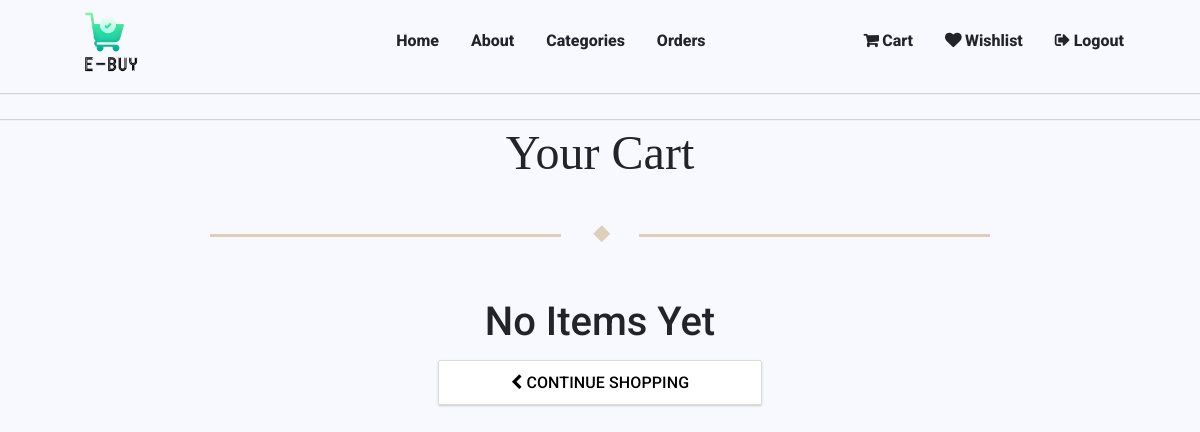
/products/cart/ (signed in), run on an earlier commit of the app's database.
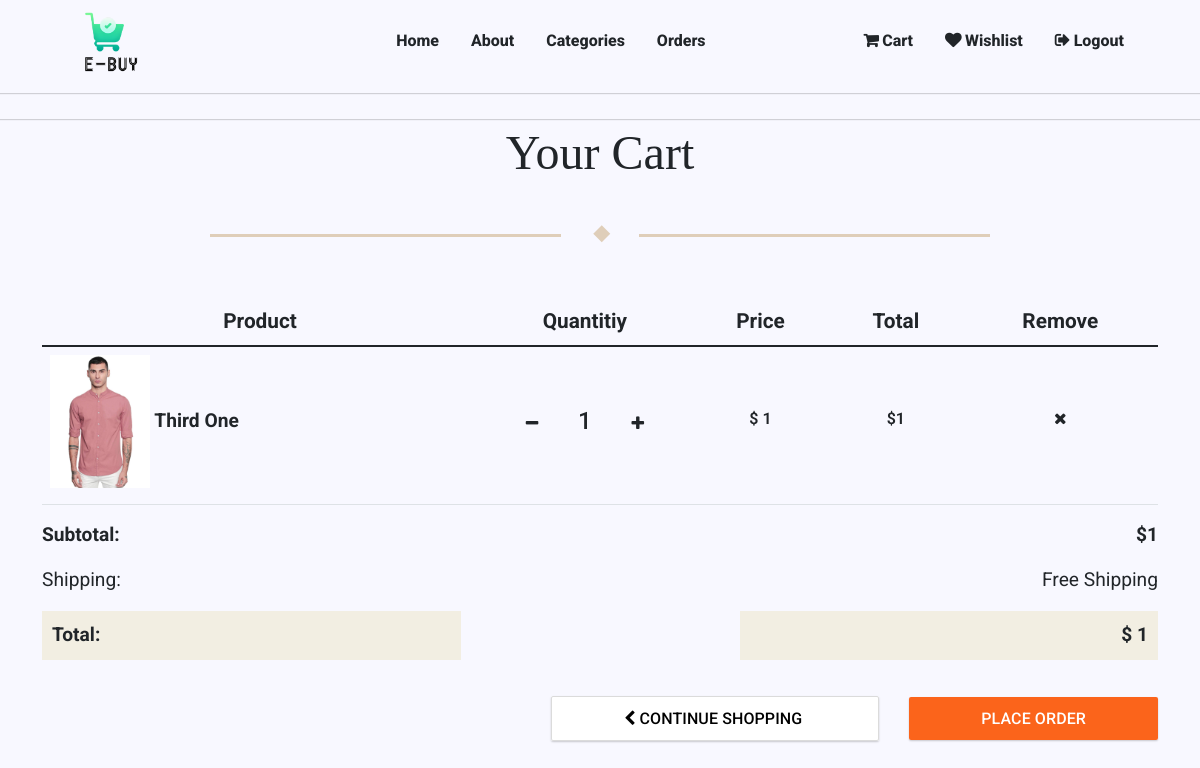
And on a later commit of the database.
### product/models.py (models this page shows, shortened)
class ProductOrder(models.Model):
    user=models.ForeignKey(UserProfile,on_delete=models.CASCADE)
    product=models.ForeignKey(Product,on_delete=models.CASCADE)
    quantity=models.IntegerField(default=1)
    ordered=models.BooleanField(default=False)
    class Meta:
        verbose_name = 'Ordered Product'
        verbose_name_plural='Ordered Products'
    @property
    def total(self):
        return self.product.price * self.quantity

class Product(models.Model):
    class StatusChoices(models.TextChoices):
        AVAILABLE="SA",_("Stock Available")
        OUTOFSTOCK="NSA",_("No Stock Available")
    id = models.UUIDField(primary_key=True, default=uuid.uuid4, editable=False)
    title=models.CharField(max_length=256)
    slug=models.SlugField(blank=True,null=True)
    description=models.TextField()
    image=models.ImageField(blank=True,null=True)
    status=models.CharField(max_length=3,choices=StatusChoices.choices,default=StatusChoices.AVAILABLE)
    published_date=models.DateTimeField(auto_now_add=True)
    price=models.IntegerField(default=0)
    wishlist_users=models.ManyToManyField(UserProfile,related_name="wishlist_products",blank=True)
    category=models.ForeignKey('Category',on_delete=models.SET_NULL,null=True)
    delivery_days=models.IntegerField(default=7)

### product/views.py (the view)
# urls.py: path('products/cart/',CartListView.as_view(),name='cart'),
class CartListView(LoginRequiredMixin,ListView):
    model=ProductOrder
    template_name='product/cart.html'
    context_object_name='cart_products'
    def get_context_data(self, **kwargs):
        data=super().get_context_data(**kwargs)
        cart_total=0
        total_items=0
        for item in data['cart_products']:
            cart_total+=item.total
            total_items+=1;
        data['cart_total']=cart_total
        data['total_items']=total_items
        return data
    def get_queryset(self):
        return ProductOrder.objects.filter(user=self.request.user,ordered=False)

### templates/product/cart.html (shortened to what this page needs)
{% extends "base.html" %}
{% load static %}
{% block head %}
    <link rel="stylesheet" href={% static 'css/product/cart.css' %}>
{% endblock %}
{% block content %}
    <section class="page-heading">
        <h1 class="page-title">Your Cart</h1>
        <div class="page-title-underline"></div>
    </section>
    {% if total_items == 0 %}
        <div class="no-items container text-center">
            <h1 class="my-4" style="font-family: 'Roboto';font-size: 2.5rem;">
                No Items Yet
            </h1>
            <a class="back-to-home" href={% url 'home' %}>
                <i class="fa fa-chevron-left" aria-hidden="true"></i>
                continue shopping
        </div>
    {% else %}
        <section class="container cart">
            <table class="table table-hover">
                <thead>
                    <tr>
                        <th scope="col">Product</th>
                        <th scope="col">Quantitiy</th>
                        <th scope="col">Price</th>
                        <th scope="col">Total</th>
                        <th scope="col">Remove</th>
                    </tr>
                </thead>
                <tbody>
                    {% for product in cart_products %}
                        <tr id=row_{{product.id}} class="cart-row">
                            <th scope="row">
                                <img class="cart-product-image" src={% static 'images/sample_product.jpg' %} alt="">
                                <a href={% url 'detail' product.product.slug %} class="cart-product-title">{{product.product.title}}</a>
                            </th>
                            <td class="quantity-add-minus">
                                <a href="" hx-patch={% url 'decrease_quantity' product.id %} hx-target=#quantity_{{product.id}} hx-headers='{"X-CSRFToken":"{{ csrf_token }}"}'>
                                    <i class="fa fa-minus" aria-hidden="true"></i>
                                </a>
                                <h4 id=quantity_{{product.id}}>{{product.quantity}}</h4>
                                <a href="" hx-patch={% url 'increase_quantity' product.id %} hx-target=#quantity_{{product.id}} hx-headers='{"X-CSRFToken": "{{ csrf_token }}"}'>
                                    <i class="fa fa-plus" aria-hidden="true"></i>
                                </a>
                            </td>
                            <td>$ {{product.product.price}}</td>
                            <td>${{product.total}}</td>
                            <td>
                                <a href="" hx-delete={% url 'remove_from_cart' product.product.id %} hx-target=#row_{{product.id}}
                                    hx-headers='{"X-CSRFToken": "{{ csrf_token }}"}'>
                                    <i class="fa fa-times" aria-hidden="true"></i>
                                </a>
                            </td>
                        </tr>
                    {% endfor %}
                </tbody>
            </table>
        </section>
        <section class="cart-details container">
            <div class="captions">
                <p>
                    <strong>Subtotal:</strong>
                </p>
                <p>Shipping:</p>
                <p class="golden">Total:</p>
            </div>
            <div class="values">
                <p>
                    <strong>${{ cart_total }}</strong>
                </p>
                <p>Free Shipping</p>
                <p class="golden">$ {{cart_total}}</p>
            </div>
        </section>
        <div class="cart-button container">
            <a class="back-to-home" href={% url 'home' %}>
                <i class="fa fa-chevron-left" aria-hidden="true"></i>
                continue shopping
            <a class="order-button" href={% url 'create_order' %}>
                place order
        </div>
    {% endif %}
{% endblock %}

### templates/base.html (shortened to what this page needs)
{% load static%}
<!DOCTYPE html>
<html lang="en">
<head>
    <link rel="stylesheet" href="https://cdnjs.cloudflare.com/ajax/libs/font-awesome/4.7.0/css/font-awesome.min.css">
    <link href="https://cdn.jsdelivr.net/npm/bootstrap@5.1.3/dist/css/bootstrap.min.css" rel="stylesheet"
>
    <link rel="stylesheet" href={% static 'css/base.css'%}>
    {% block head %}
    {% endblock %}
</head>
<body>
    <header>
        {% include "components/navbar.html" %}
    </header>
    {% block content %}
    {% endblock %}
</body>
</html>

### templates/components/navbar.html (shortened to what this page needs)
{% load static%}
<link rel="stylesheet" href={% static 'css/components/navbar.css' %}>
<div class="wrapper site-header__wrapper">
    <div class="site-header__start">
        <a href={% url 'home'%} class="brand">
            <img src="../../static/images/Logo_project.png" alt="" class="nav-logo">
        </a>
    </div>
    <div class="site-header__middle">
        <nav class="nav">
            <ul class="nav__wrapper">
                <li class="nav__item"><a href="#">Home</a></li>
                <li class="nav__item"><a href="#">About</a></li>
                <li class="nav__item"><a href={% url 'categories' %}>Categories</a>
                <li class="nav__item"><a href={% url 'orders' %}>Orders</a></li>
            </ul>
        </nav>
    </div>
    <div class="site-header__end">
        <nav class="nav">
            <ul class="nav__wrapper">
                {% if user.is_authenticated %}
                    <li class="nav__item">
                        <a href={% url 'cart' %}>
                            <i class="fa fa-shopping-cart" aria-hidden="true"></i>
                            Cart
                    </li>
                    <li class="nav__item">
                        <a href={% url 'wishlist' %}>
                            <i class="fa fa-heart" aria-hidden="true"></i>
                            Wishlist
                    </li>
                    <li class="nav__item">
                        <a href={%url 'logout' %}>
                            <i class="fa fa-sign-out" aria-hidden="true"></i>
                            Logout
                    </li>
                {% endif %}
            </ul>
        </nav>
    </div>
</div>
<div class="categories-navbar">
    <nav class="nav categories-nav">
    </nav>
</div>

### templates/components/footer.html (shortened to what this page needs)
{% load static%}

### static/css/base.css (style rules this page uses)
* { box-sizing: border-box; scroll-behavior: smooth; }
body, html { padding: 0; margin: 0; font-family: -apple-system, BlinkMacSystemFont, Segoe UI, Roboto, Oxygen, Ubuntu, Cantarell, Fira Sans, Droid Sans, Helvetica Neue, sans-serif; }
a { text-decoration: none; color: inherit; }

### static/css/product/cart.css (style rules this page uses)
.page-title { text-align: center; font-size: 3rem; font-family: serif; margin-bottom: 40px; }
.cart-product-image { width: 100px; }
body { background-color: ghostwhite; }
.cart-row td { text-align: center; font-family: "Roboto"; font-weight: 600; font-size: 1rem; padding-top: 60px; }
.cart-row th { font-family: "Roboto"; font-size: 1.2rem; text-transform: capitalize; }
thead { text-align: center; text-transform: capitalize; font-family: "Roboto"; font-size: 1.3rem; }
.page-title-underline { position: relative; margin-bottom: 4rem; margin-top: 0.5rem; }
.page-title-underline:before { display: block; content: ""; width: 12px; height: 12px; background-color: #dfceb9; position: relative; transform: rotate(45deg) translateX(-50%); left: 50%; top: 10px; }
.page-title-underline:after { content: ""; position: absolute; left: 50%; transform: translateX(-50%); width: 100%; max-width: 65%; height: 3px; background: linear-gradient( to right, #dfceb9 0%, #dfceb9 45%, rgba(0, 0, 0, 0) 45%, rgba(0, 0, 0, 0) 55%, #dfceb9 55%, #dfceb9 100% ); }
.golden { background: #f2eee2; font-weight: bold; padding: 10px; }
.values { text-align: end; }
section.cart-details.container { display: grid; grid-column-gap: 25%; grid-template-columns: repeat(2, 1fr); font-family: "Roboto"; font-size: 1.2rem; }
.cart-button { text-align: end; margin-top: 30px; margin-bottom: 10%; }
a.back-to-home { font-weight: 500; background-color: #fff; color: black; cursor: pointer; border-radius: 2px; height: 32px; padding: 12px 72px; border: 1px solid #dbdbdb; outline: none; line-height: 20px; font-size: 16px; letter-spacing: 0.1px; font-family: "Roboto"; text-transform: uppercase; box-shadow: 0 1px 2px 0 rgb(0 0 0 / 20%); height: 30px; }
a.order-button { font-weight: 500; cursor: pointer; border-radius: 2px; height: 32px; padding: 12px 72px; outline: none; line-height: 20px; font-size: 16px; letter-spacing: 0.1px; font-family: "Roboto"; text-transform: uppercase; background: #fb641b; box-shadow: 0 1px 2px 0 rgb(0 0 0 / 20%); border: none; color: #fff; margin-left: 30px; }
td.quantity-add-minus { display: flex; flex-direction: row; align-items: baseline; justify-content: space-evenly; padding-bottom: 60px; }
i.fa { font-size: 1rem; font-weight: lighter; }

### static/css/components/navbar.css (style rules this page uses)
*:before, *:after { box-sizing: border-box; }
.nav__wrapper { list-style-type: none; }
.site-header__start { width: 18%; }
.site-header__wrapper { display: flex; justify-content: space-between; align-items: center; padding-top: 1rem; padding-bottom: 1rem; }
@media (min-width: 780px) { .site-header__wrapper { padding-top: 0; padding-bottom: 0; } }
@media (min-width: 780px) { .nav__wrapper { display: flex; } }
.nav__item a { display: block; padding: 1.5rem 1rem; }
a.brand { font-size: 1.8rem; }
.site-header__wrapper { padding-left: 5%; padding-right: 5%; align-items: baseline; font-family: "Roboto", sans-serif; font-weight: 800; text-transform: capitalize; }
.nav-logo { width: 100px; margin-top: 6px; }
.site-header__wrapper { box-shadow: 0 1px 1px 0 rgb(0 0 0 / 16%); }
.categories-navbar { box-shadow: 0 1px 1px 0 rgb(0 0 0 / 16%); margin-bottom: 5px; max-height: 50px; padding-top: 7px; }
nav.categories-nav { display: flex; flex-direction: row; justify-content: space-around; }
@media (max-width: 1200px) { .categories-navbar { box-shadow: 0 1px 1px 0 rgb(0 0 0 / 16%); margin-bottom: 5px; max-height: 100px; padding-top: 7px; } }
@media (max-width: 1400px) and (min-width: 1200px) { .categories-navbar { box-shadow: 0 1px 1px 0 rgb(0 0 0 / 16%); margin-bottom: 5px; max-height: 80px; padding-top: 10px; } }

What changed in the data, as far as the page shows it:
added ProductOrder: product "Third One", quantity "1", product.price "1", total "1"
Also different on the page:
{{ cart_total }}: (not shown) → "1"
text no longer shown: "No Items Yet"
text now shown: "Product Quantitiy Price Total Remove Subtotal: Shipping: Total: $ Free Shipping $ PLACE ORDER"
